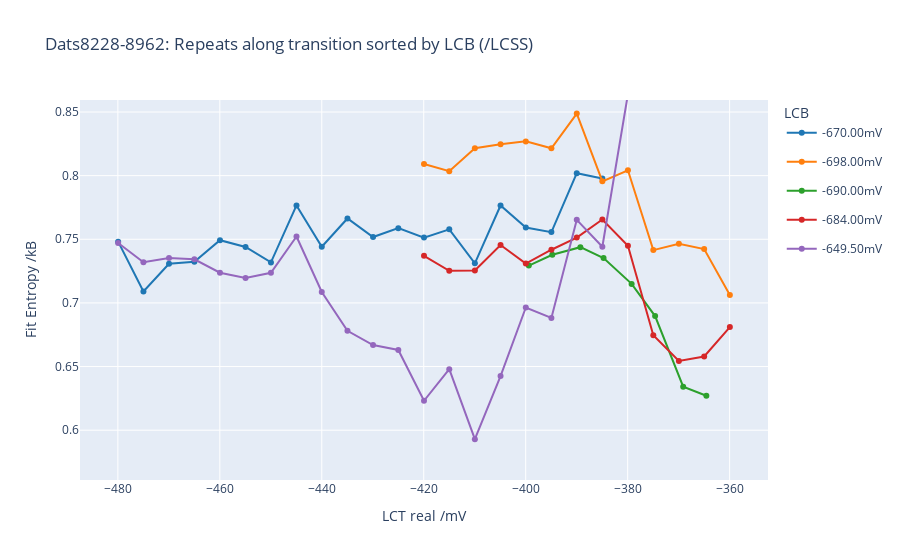

The code cell stored with this chart in its notebook:
### Code cell
fig.show()

### Figure 1 — Plotly figure (JSON) as saved in the notebook; plotly's stock layout.template omitted (floating-point values rounded to 4 significant figures; data arrays with more than 128 entries replaced by an {"elided": "..."} marker saying what was removed)
{"data": [{"customdata": {"elided": "79x10 float values"}, "hovertemplate": "Datnum: %{customdata[0]}<br>LCT real /mV: %{x:.3f}<br>Fit Entropy /kB: %{y:.3f}<br><extra>%{fullData.name}<br>LCSS=%{customdata[1]:.1f}mV<br>LCB=%{customdata[2]:.1f}mV<br>LCT=%{customdata[3]:.1f}mV<br>LP*2=%{customdata[4]:.1f}mV<br>Bias=%{customdata[5]:.0f}mV<br>dT=%{customdata[6]:.2f}mV<br>dS=%{customdata[7]:.2f}kB<br>int_dS=%{customdata[8]:.2f}kB<br>Gamma=%{customdata[9]:.1f}mV<br></extra>", "legendgroup": "-670.00mV", "line": {"color": "rgb(31, 119, 180)"}, "mode": "markers+lines", "name": "-670.00mV", "type": "scatter", "uid": "3e2266a1-e419-4c52-afa5-7c136a1c3b42", "x": [-479.9, -475.0, -470.0, -465.0, -460.0, -455.0, -450.0, -445.0, -440.0, -435.0, -429.9, -425.0, -419.9, -415.0, -410.0, -404.9, -400.0, -395.0, -390.0, -385.0], "y": [0.7481, 0.709, 0.7308, 0.7324, 0.7493, 0.744, 0.7318, 0.7766, 0.7442, 0.7664, 0.7518, 0.7587, 0.7513, 0.7578, 0.7311, 0.7766, 0.7592, 0.7556, 0.802, 0.7977]}, {"customdata": {"elided": "52x10 float values"}, "hovertemplate": "Datnum: %{customdata[0]}<br>LCT real /mV: %{x:.3f}<br>Fit Entropy /kB: %{y:.3f}<br><extra>%{fullData.name}<br>LCSS=%{customdata[1]:.1f}mV<br>LCB=%{customdata[2]:.1f}mV<br>LCT=%{customdata[3]:.1f}mV<br>LP*2=%{customdata[4]:.1f}mV<br>Bias=%{customdata[5]:.0f}mV<br>dT=%{customdata[6]:.2f}mV<br>dS=%{customdata[7]:.2f}kB<br>int_dS=%{customdata[8]:.2f}kB<br>Gamma=%{customdata[9]:.1f}mV<br></extra>", "legendgroup": "-698.00mV", "line": {"color": "rgb(255, 127, 14)"}, "mode": "markers+lines", "name": "-698.00mV", "type": "scatter", "uid": "defb9c3e-6427-4b82-bebd-0fbd20d016fa", "x": [-419.9, -415.0, -410.0, -404.9, -400.0, -395.0, -390.0, -385.0, -379.9, -375.0, -369.9, -365.0, -360.0], "y": [0.8091, 0.8035, 0.8216, 0.8246, 0.8269, 0.8215, 0.8488, 0.7955, 0.8042, 0.7415, 0.7466, 0.7423, 0.7062]}, {"customdata": {"elided": "32x10 float values"}, "hovertemplate": "Datnum: %{customdata[0]}<br>LCT real /mV: %{x:.3f}<br>Fit Entropy /kB: %{y:.3f}<br><extra>%{fullData.name}<br>LCSS=%{customdata[1]:.1f}mV<br>LCB=%{customdata[2]:.1f}mV<br>LCT=%{customdata[3]:.1f}mV<br>LP*2=%{customdata[4]:.1f}mV<br>Bias=%{customdata[5]:.0f}mV<br>dT=%{customdata[6]:.2f}mV<br>dS=%{customdata[7]:.2f}kB<br>int_dS=%{customdata[8]:.2f}kB<br>Gamma=%{customdata[9]:.1f}mV<br></extra>", "legendgroup": "-690.00mV", "line": {"color": "rgb(44, 160, 44)"}, "mode": "markers+lines", "name": "-690.00mV", "type": "scatter", "uid": "0952583f-ca6a-4f49-86f1-a430e32d7938", "x": [-399.4, -394.8, -389.3, -384.7, -379.2, -374.6, -369.1, -364.6], "y": [0.7294, 0.7378, 0.7438, 0.7352, 0.715, 0.6897, 0.6342, 0.6271]}, {"customdata": {"elided": "52x10 float values"}, "hovertemplate": "Datnum: %{customdata[0]}<br>LCT real /mV: %{x:.3f}<br>Fit Entropy /kB: %{y:.3f}<br><extra>%{fullData.name}<br>LCSS=%{customdata[1]:.1f}mV<br>LCB=%{customdata[2]:.1f}mV<br>LCT=%{customdata[3]:.1f}mV<br>LP*2=%{customdata[4]:.1f}mV<br>Bias=%{customdata[5]:.0f}mV<br>dT=%{customdata[6]:.2f}mV<br>dS=%{customdata[7]:.2f}kB<br>int_dS=%{customdata[8]:.2f}kB<br>Gamma=%{customdata[9]:.1f}mV<br></extra>", "legendgroup": "-684.00mV", "line": {"color": "rgb(214, 39, 40)"}, "mode": "markers+lines", "name": "-684.00mV", "type": "scatter", "uid": "733f530f-6170-4fa2-a99d-f34de609457f", "x": [-419.9, -415.0, -410.0, -404.9, -400.0, -395.0, -390.0, -385.0, -379.9, -375.0, -369.9, -365.0, -360.0], "y": [0.737, 0.7252, 0.7255, 0.7455, 0.7309, 0.7418, 0.7513, 0.7656, 0.7449, 0.6746, 0.6543, 0.6579, 0.681]}, {"customdata": {"elided": "88x10 float values"}, "hovertemplate": "Datnum: %{customdata[0]}<br>LCT real /mV: %{x:.3f}<br>Fit Entropy /kB: %{y:.3f}<br><extra>%{fullData.name}<br>LCSS=%{customdata[1]:.1f}mV<br>LCB=%{customdata[2]:.1f}mV<br>LCT=%{customdata[3]:.1f}mV<br>LP*2=%{customdata[4]:.1f}mV<br>Bias=%{customdata[5]:.0f}mV<br>dT=%{customdata[6]:.2f}mV<br>dS=%{customdata[7]:.2f}kB<br>int_dS=%{customdata[8]:.2f}kB<br>Gamma=%{customdata[9]:.1f}mV<br></extra>", "legendgroup": "-649.50mV", "line": {"color": "rgb(148, 103, 189)"}, "mode": "markers+lines", "name": "-649.50mV", "type": "scatter", "uid": "9dcb378d-d518-45cd-9970-5abe79276b0b", "x": [-479.9, -475.0, -470.0, -465.0, -460.0, -455.0, -450.0, -445.0, -440.0, -435.0, -429.9, -425.0, -419.9, -415.0, -410.0, -404.9, -400.0, -395.0, -390.0, -385.0, -379.9, -375.0], "y": [0.7471, 0.7319, 0.7352, 0.7343, 0.7237, 0.7197, 0.7236, 0.7522, 0.7086, 0.6781, 0.6669, 0.6631, 0.6231, 0.648, 0.5929, 0.6425, 0.6964, 0.6882, 0.7653, 0.7441, 0.864, 1.16]}], "layout": {"autosize": true, "legend": {"title": {"text": "LCB"}}, "title": {"text": "Dats8228-8962: Repeats along transition sorted by LCB (/LCSS)"}, "xaxis": {"autorange": true, "range": [-488.0, -351.9], "title": {"text": "LCT real /mV"}, "type": "linear"}, "yaxis": {"autorange": false, "range": [0.5609, 0.8594], "title": {"text": "Fit Entropy /kB"}, "type": "linear"}}}
